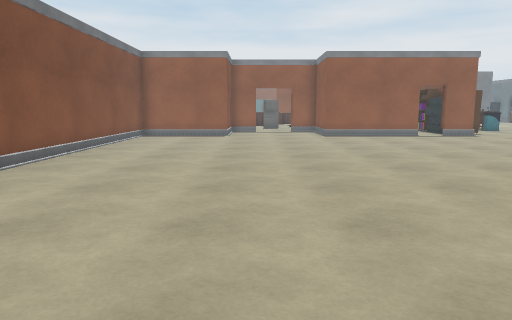
view 1 (above)

18 first-person views from a walk through a scene from a Unity 3-D project. The camera is 1.3 m above the floor, tilts 8° down and sees 70° across. The floor is counted in squares, 1 m on a side. Each view is taken from the middle of a square. On the plan, view 1 faces up. The plan holds only what a view shows up to about 15 squares ahead; the rest is blank. The place goes on beyond the plan. Some surface patterns are stand-ins.

view 2
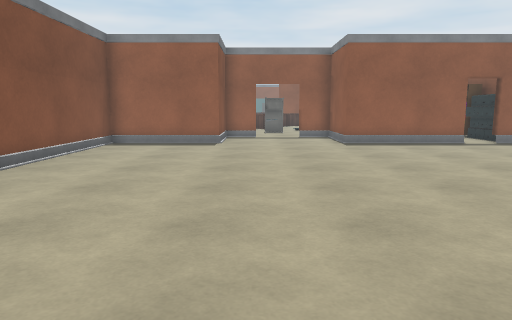

view 3
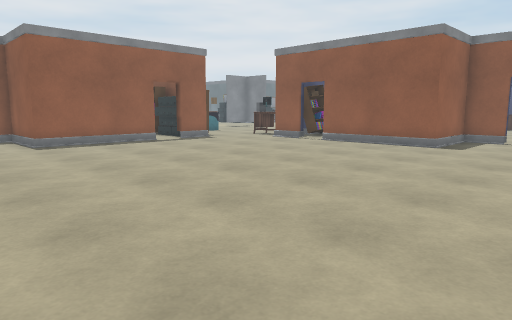

view 4
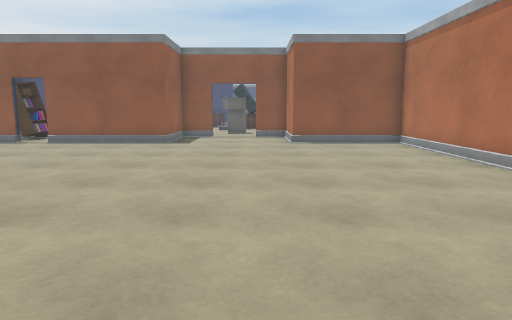

view 5
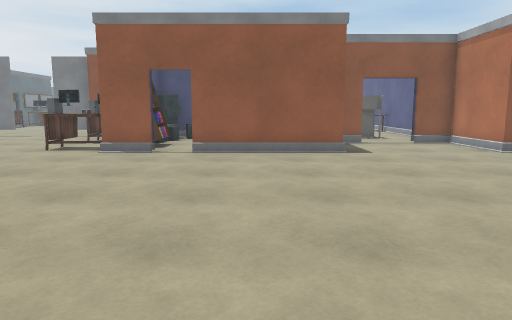

view 6
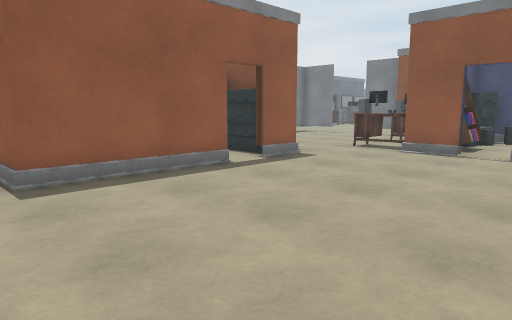

view 7
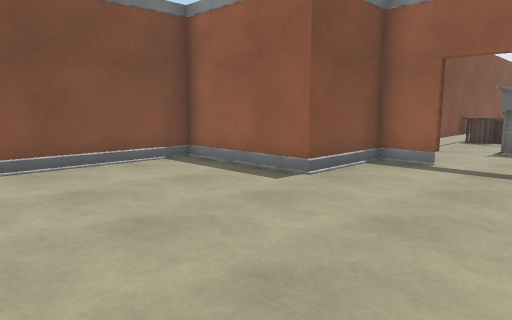

view 8
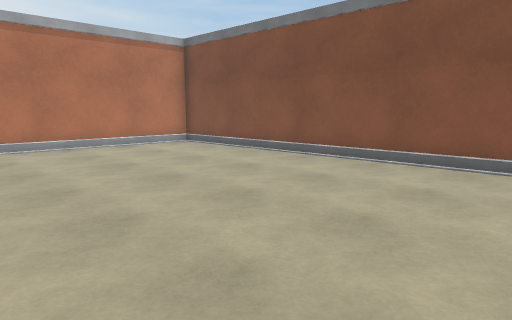

view 9
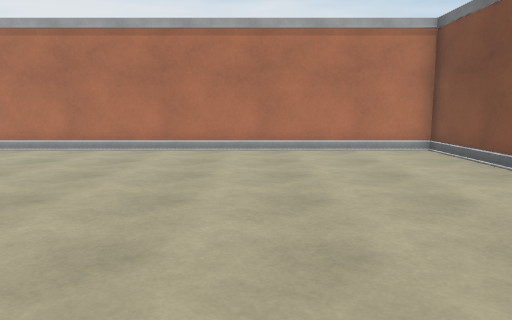

view 10
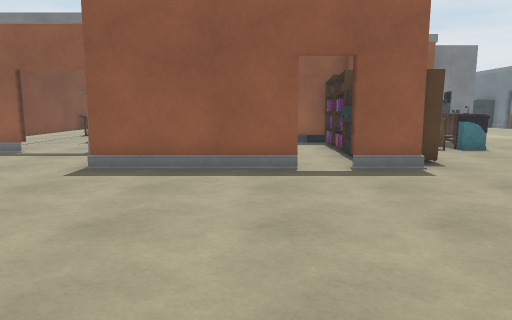

view 11
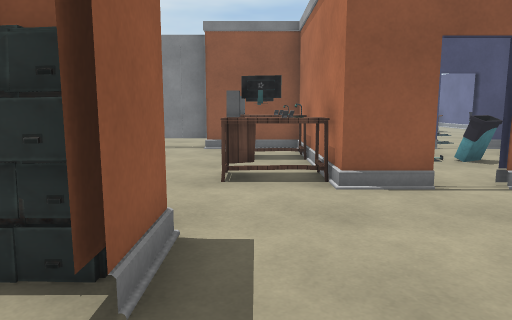

view 12
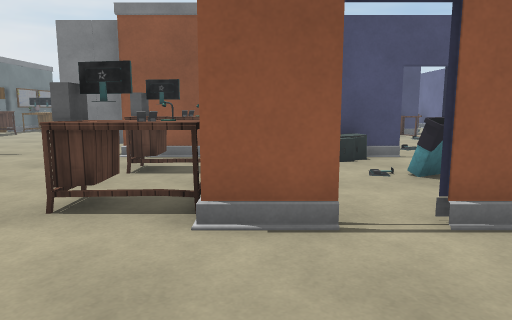

view 13
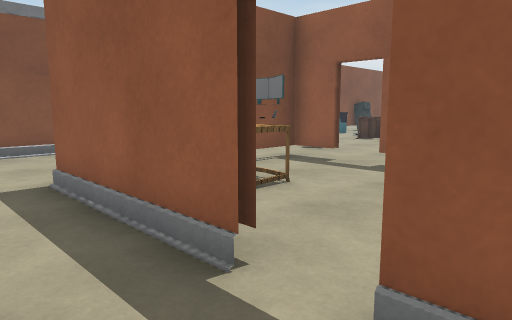

view 14
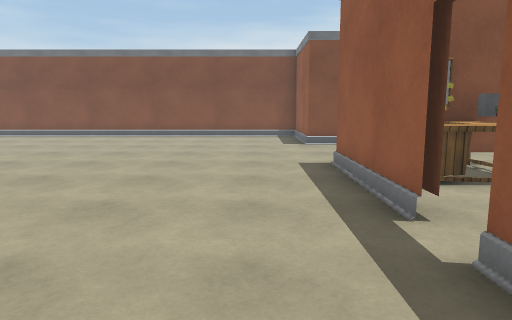

view 15
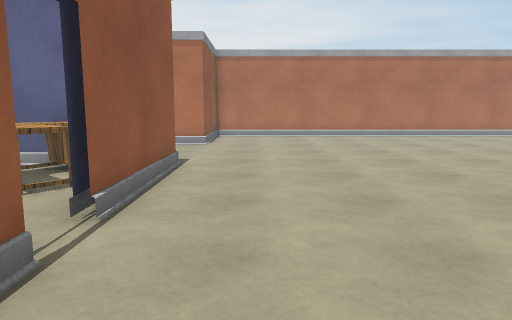

view 16
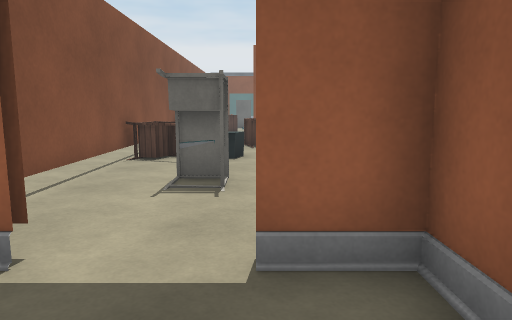

view 17
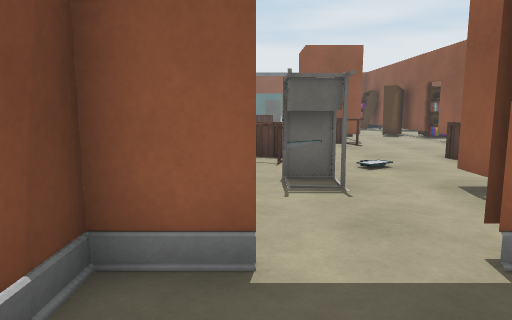

view 18
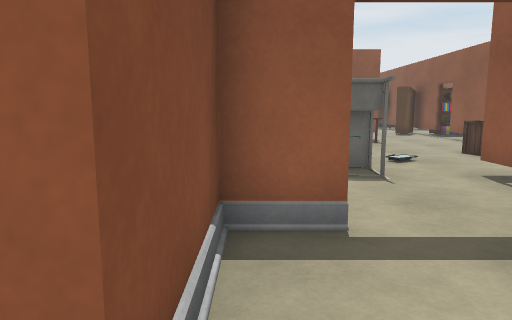

### Floor plan
Key: @ floor where view 1 was taken; # wall or solid block; x gap in a wall; . floor; C cabinet; T thing the floor can be seen under or through; E desk; S shelf; M computer; N monitor; B bin; O other object.
Columns run from 6 left of view 1 to 24 right of it. Each row starts with its distance up from view 1.
 28      ECCC..E
 27     .EEE...E
 26     #.......
 25     #..N.....  OO   #        ..
 24     #..O..Txx   #   E#.     ...
 23     #.....T... .S  EO..    ...
 22      .....T... .S   O.   ...
 21      ##..TMNN...S  ........
 20     #.....EEE..CC ........#..
 19     #.....O E..CCS........#..
 18 #####.....####x#C...E..E.##
 17 #...................M.EN.#
 16 #...................O.EO.#
 15 #..................# SSCC#
 14 #..................#SS.CC#
 13 #..................x....C#
 12 #..................#.EB.C#
 11 #..................#EEB..#
 10 #..................# EE..x
  9 #..................# EE###
  8 #..................#####
  7 #......................
  6 #.......................
  5 #.....................#.
  4 #.....................#
  3 #..................###
  2 #..................#
  1 #..................#
  0 #.....@............#
 -1 ####################

Where each view was taken, in squares from view 1:
view 1: 0 up, 0 right, facing up
view 2: 4 up, 0 right, facing up
view 3: 4 up, 0 right, facing up-right
view 4: 5 up, 1 left, facing right
view 5: 11 up, 2 right, facing right
view 6: 11 up, 2 right, facing up-right
view 7: 12 up, 3 right, facing up-left
view 8: 12 up, 3 right, facing down-left
view 9: 11 up, 0 right, facing down
view 10: 10 up, 7 right, facing up
view 11: 17 up, 7 right, facing right
view 12: 15 up, 9 right, facing right
view 13: 16 up, 10 right, facing up-left
view 14: 16 up, 12 right, facing left
view 15: 17 up, 11 right, facing down
view 16: 18 up, 2 right, facing up
view 17: 18 up, 0 right, facing up
view 18: 17 up, 1 left, facing up
